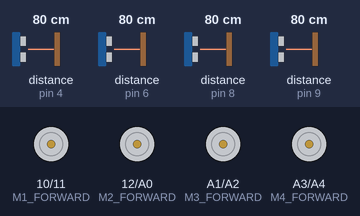
This sketch was run on a simulated Arduino Uno, built with avr-gcc and run on an emulated ATmega328P. Shown: motor-driver pin pairs drawn as motors (green arrow = first pin HIGH = forward, orange = second pin HIGH = backward, longer = more drive). The test bench sets the inputs (shaded band); at power-on: distance to the obstacle (sensors on pin 6, pin 4, pin 8, pin 9) 80 cm. The echo pulse lasts 58.3 µs per cm.

Above: at 1.2 s.
1.3 s: distance to the obstacle (sensor on pin 6) set to 69 cm
At 5.17 s:
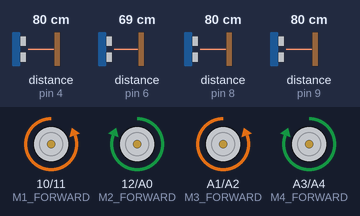
Timing chart, 0 to 17.5 s (numbered marks = the images above; inputs shaded):
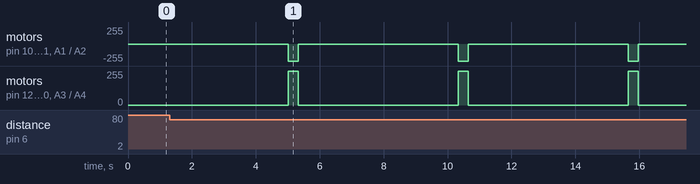

The sketch:

orner_eliminator001_right.ino
```cpp
#include <NewPing.h>

//PIN CONFIGURATION FOR ULTRASONIC SENSOR
#define X_TRIGGER_PIN  2
#define X_ECHO_PIN     4

#define Y_TRIGGER_PIN  7
#define Y_ECHO_PIN     8

#define XD_TRIGGER_PIN  13
#define XD_ECHO_PIN     9

#define YD_TRIGGER_PIN  5 //
#define YD_ECHO_PIN     6 //

//MOTOR DRIVER PIN CONFIGURATION
#define M1_FORWARD 10
#define M1_BACKWARD 11

#define M2_FORWARD 12
#define M2_BACKWARD A0

#define M3_FORWARD  A1
#define M3_BACKWARD A2

#define M4_FORWARD A3
#define M4_BACKWARD A4

//MAXIMUM DISTANCE FOR ULTARSONIC SENSOR
#define MAX_DISTANCE 4000

//PARAMETERS
float X_PING_DISTACE;
float Y_PING_DISTACE;
float XD_PING_DISTACE;
float YD_PING_DISTACE;

//INTERNAL PARAMETERS
int X_OFFSET = 12;
int Y_OFFSET = 20;
int GLOBEL_X = 96;
int GLOBEL_Y = 70;
int ORNT_1 = 1;
int ORNT_2 = 2;
bool flag = false;

//ultrasnoic oject creation
NewPing sonar_X(X_TRIGGER_PIN, X_ECHO_PIN, MAX_DISTANCE);
NewPing sonar_Y(Y_TRIGGER_PIN, Y_ECHO_PIN, MAX_DISTANCE);
NewPing sonar_XD(XD_TRIGGER_PIN, XD_ECHO_PIN, MAX_DISTANCE);
NewPing sonar_YD(YD_TRIGGER_PIN, YD_ECHO_PIN, MAX_DISTANCE);


void setup() {
  Serial.begin(115200);
  //MOTOR DRIVER PIN CONFIGURATION
  pinMode(M1_FORWARD,OUTPUT);
  pinMode(M1_BACKWARD,OUTPUT);

  pinMode(M2_FORWARD,OUTPUT);
  pinMode(M2_BACKWARD,OUTPUT);

  pinMode(M3_FORWARD,OUTPUT);
  pinMode(M3_BACKWARD,OUTPUT);

  pinMode(M4_FORWARD,OUTPUT);
  pinMode(M4_BACKWARD,OUTPUT);

  //MOTOR DRIVER INITIAL CONDITION
  bot_engine_stop();}

void loop() {
 //for delay weigth calculation
  if(flag){

  }else{
//calulate_all_distance
  delay(1000);
  X_PING_DISTACE = sonar_X.ping_cm();
  delay(1000);
  Y_PING_DISTACE = sonar_Y.ping_cm();
  delay(1000);
  XD_PING_DISTACE = sonar_XD.ping_cm();
  delay(1000);
  YD_PING_DISTACE = sonar_YD.ping_cm();
  delay(1000);
  int ref_distance = 0;
  int calculator_distance = 0;
  bool corner_eliminator = false;
  int  exit_flag = 1;
  bool fixer = false;
  ref_distance = (X_PING_DISTACE + XD_PING_DISTACE + X_OFFSET);
  calculator_distance = (Y_PING_DISTACE + YD_PING_DISTACE + Y_OFFSET);

  //loop-1 for getting corner
  while(!(calculator_distance >= ref_distance)){
    //stop
    bot_engine_stop();
    //left rotate
    bot_clock(300);
    //stop
    bot_engine_stop();

    delay(1000);
    X_PING_DISTACE = sonar_X.ping_cm();
    delay(1000);
    Y_PING_DISTACE = sonar_Y.ping_cm();
    delay(1000);
    XD_PING_DISTACE = sonar_XD.ping_cm();
    delay(1000);
    YD_PING_DISTACE = sonar_YD.ping_cm();
    delay(1000);

    //distance calculatio
    calculator_distance = (Y_PING_DISTACE + YD_PING_DISTACE + Y_OFFSET);
    corner_eliminator = true;
  }

  //loop-2 for eliminating corner
  while(corner_eliminator){
    //stop
    bot_engine_stop();
    //left rotate
    bot_clock(300);
    //stop
    bot_engine_stop();

    delay(1000);
    X_PING_DISTACE = sonar_X.ping_cm();
    delay(1000);
    Y_PING_DISTACE = sonar_Y.ping_cm();
    delay(1000);
    XD_PING_DISTACE = sonar_XD.ping_cm();
    delay(1000);
    YD_PING_DISTACE = sonar_YD.ping_cm();
    delay(1000);

    //distance calculatio
    calculator_distance = (Y_PING_DISTACE + YD_PING_DISTACE + Y_OFFSET);

        if(calculator_distance > (ref_distance - 4) && calculator_distance < (ref_distance) + 3){

          exit_flag = 0;
        }
        if(exit_flag == 0){
          break;
        }
    //for fixing
    fixer = true;
  }

    flag = true;
  }
}


//suporting functions
void bot_clock (int w){

  //(clock)
        digitalWrite(M1_FORWARD,LOW);
        digitalWrite(M1_BACKWARD,HIGH);

        digitalWrite(M2_FORWARD,HIGH);
        digitalWrite(M2_BACKWARD,LOW);

        digitalWrite(M3_FORWARD,LOW);
        digitalWrite(M3_BACKWARD,HIGH);

        digitalWrite(M4_FORWARD,HIGH);
        digitalWrite(M4_BACKWARD,LOW);
        delay(w);

}

void bot_anti_clock (int w){

  //(counter_clock)
        digitalWrite(M1_FORWARD,HIGH);
        digitalWrite(M1_BACKWARD,LOW);

        digitalWrite(M2_FORWARD,LOW);
        digitalWrite(M2_BACKWARD,HIGH);

        digitalWrite(M3_FORWARD,HIGH);
        digitalWrite(M3_BACKWARD,LOW);

        digitalWrite(M4_FORWARD,LOW);
        digitalWrite(M4_BACKWARD,HIGH);
        delay(w);

}

void bot_engine_stop (){

  //stop
  digitalWrite(M1_FORWARD,LOW);
  digitalWrite(M1_BACKWARD,LOW);

  digitalWrite(M2_FORWARD,LOW);
  digitalWrite(M2_BACKWARD,LOW);

  digitalWrite(M3_FORWARD,LOW);
  digitalWrite(M3_BACKWARD,LOW);

  digitalWrite(M4_FORWARD,LOW);
  digitalWrite(M4_BACKWARD,LOW);

}

void bot_forward (int w){

  //forward
  digitalWrite(M1_FORWARD,HIGH);
  digitalWrite(M1_BACKWARD,LOW);

  digitalWrite(M2_FORWARD,HIGH);
  digitalWrite(M2_BACKWARD,LOW);

  digitalWrite(M3_FORWARD,HIGH);
  digitalWrite(M3_BACKWARD,LOW);

  digitalWrite(M4_FORWARD,HIGH);
  digitalWrite(M4_BACKWARD,LOW);
  delay(w);

}

void bot_backward (int w){

  //backward
  digitalWrite(M1_FORWARD,LOW);
  digitalWrite(M1_BACKWARD,HIGH);

  digitalWrite(M2_FORWARD,LOW);
  digitalWrite(M2_BACKWARD,HIGH);

  digitalWrite(M3_FORWARD,LOW);
  digitalWrite(M3_BACKWARD,HIGH);

  digitalWrite(M4_FORWARD,LOW);
  digitalWrite(M4_BACKWARD,HIGH);
  delay(w);

}
```

Measured:
- the behaviour switches between 72 and 71 cm on distance to the obstacle (sensor on pin 6) (found by bisection; images 0 and 1)
- after the input at 1.3 s, motor on pin 10 (M1_FORWARD) / pin 11 (M1_BACKWARD): alternates backward 255/255 for 0.30 s and stopped for 5.0 s, starting after 3.7 s; motor on pin 12 (M2_FORWARD) / A0 (M2_BACKWARD): alternates forward 255/255 for 0.30 s and stopped for 5.0 s, starting after 3.7 s
